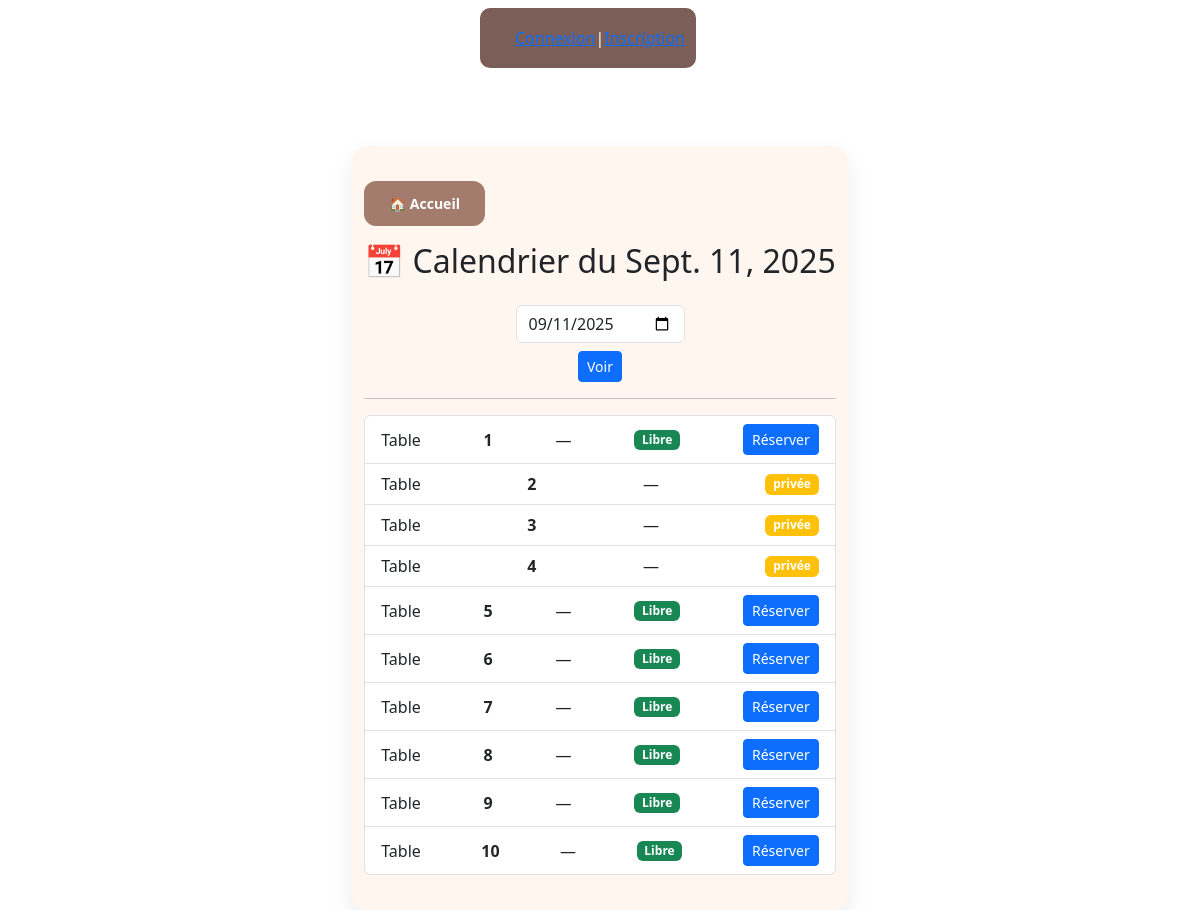
Screenshot of /calendar/ with the database file from the repository.
### tables_app/models.py (models this page shows, shortened)
class Table(models.Model):
    number_table = models.IntegerField(unique=True)
    capacity_table = models.IntegerField()
    state_table = models.CharField(max_length=10, choices=TableEtat.choices, default=TableEtat.LIBRE)
    game_table = models.ForeignKey("Game", null=True, blank=True, on_delete=models.SET_NULL)
    code_table = models.CharField(max_length=20, null=True, blank=True)
    customer_table = models.ManyToManyField(settings.AUTH_USER_MODEL,
                                            blank=True,
                                            related_name='joined_tables')
    def __str__(self):
        return f"Table {self.number_table} - {self.state_table}"

class Booking(models.Model):
    date = models.DateField(default=timezone.now)
    start_time = models.TimeField()
    duration = models.DurationField(help_text="Durée (HH:MM:SS)")
    booking_type = models.CharField(max_length=10, choices=BookingType.choices)
    table = models.ForeignKey("Table", on_delete=models.CASCADE)
    main_customer = models.ForeignKey(settings.AUTH_USER_MODEL, on_delete=models.CASCADE, related_name='bookings')
    code = models.CharField(max_length=10, blank=True, null=True)  # ajout du code

### tables_app/views.py (the view)
# urls.py: path('calendar/', views.calendar_view, name='calendar'),
def calendar_view(request):
    date_str = request.GET.get('date')
    if date_str:
        try:
            selected_date = datetime.datetime.strptime(date_str, '%Y-%m-%d').date()
        except ValueError:
            selected_date = datetime.date.today()
    else:
        selected_date = datetime.date.today()
    reservations = Booking.objects.filter(date=selected_date).select_related('table')
    tables_state = []
    for table in Table.objects.all():
        res = reservations.filter(table=table).first()
        if res:
            state = res.booking_type  # "privée" ou "publique"
        else:
            state = 'Libre'
        tables_state.append({'table': table, 'state': state})
    print(tables_state)
    return render(request, 'tables_app/calendar.html', {
        'date': selected_date,
        'tables': tables_state,
    })

### tables_app/templates/tables_app/calendar.html (shortened to what this page needs)
{% extends "base.html" %}
{% load static %}
{% block content %}
<div class="container mt-4 calendar-page">
    <div class="mb-3 text-start">
        <a href="/" class="btn btn-secondary btn-sm">🏠 Accueil</a>
    </div>
    <h1>📅 Calendrier du {{ date }}</h1>
    <form method="get" action="{% url 'tables_app:calendar' %}" class="mb-3 d-flex align-items-center gap-2 flex-wrap">
        <input type="date" id="date" name="date" value="{{ date|date:'Y-m-d' }}" class="form-control w-auto">
        <button type="submit" class="btn btn-primary btn-sm">Voir</button>
    </form>
    <hr>
    <ul class="list-group">
        {% for t in tables %}
            <li class="list-group-item d-flex justify-content-between align-items-center">
                Table <strong>{{ t.table.number_table }}</strong> —
                <span class="badge {% if t.state == 'Libre' %}bg-success{% else %}bg-warning{% endif %}">
                    {{ t.state }}
                </span>
                {% if t.state == 'Libre' %}
                    <button class="btn btn-primary btn-sm reserve-btn"
                        data-table-id="{{ t.table.id }}"
                        data-date="{{ date|date:'Y-m-d' }}">
                        Réserver
                    </button>
                {% endif %}
            </li>
        {% empty %}
            <li class="list-group-item">Aucune table pour ce jour.</li>
        {% endfor %}
    </ul>
</div>
{% endblock %}

### tables_app/static/css/style.css (style rules this page uses)
body { font-family: 'Poppins', Arial, sans-serif; background-color: #f8f4f0; color: #4b3f35; margin: 0; min-height: 100vh; display: flex; flex-direction: column; align-items: center; line-height: 1.6; }
.container { background-color: #fff6f0; padding: 35px 30px; border-radius: 15px; box-shadow: 0 10px 25px rgba(0,0,0,0.08); width: 100%; max-width: 950px; text-align: center; transition: transform 0.3s, box-shadow 0.3s; }
h1, h2, h3 { color: #5a4337; margin-bottom: 20px; }
h1 { font-size: 2.5rem; }
button, .btn, a.btn { display: inline-block; padding: 12px 25px; border: none; border-radius: 12px; background: #a37c6e; color: white; font-weight: bold; cursor: pointer; transition: 0.3s; text-decoration: none; }
form { display: flex; flex-direction: column; gap: 15px; }
input, textarea, select { padding: 12px 14px; border: 1px solid #d8cfc5; border-radius: 10px; font-size: 16px; background-color: #fff6f0; color: #4b3f35; transition: border 0.2s, box-shadow 0.2s; }
.calendar-page h1 { font-size: 2rem; margin-bottom: 25px; }
.reserve-btn { background-color: #a37c6e; padding: 8px 16px; }

### rows the page displays
Table: table.number_table "1", state "Libre"
Table: table.number_table "2", state "privée"
Table: table.number_table "3", state "privée"
Table: table.number_table "4", state "privée"
Table: table.number_table "5", state "Libre"
Table: table.number_table "6", state "Libre"
Table: table.number_table "7", state "Libre"
Table: table.number_table "8", state "Libre"
Table: table.number_table "9", state "Libre"
Table: table.number_table "10", state "Libre"

### other values shown
{{ date }} "Sept. 11, 2025"
